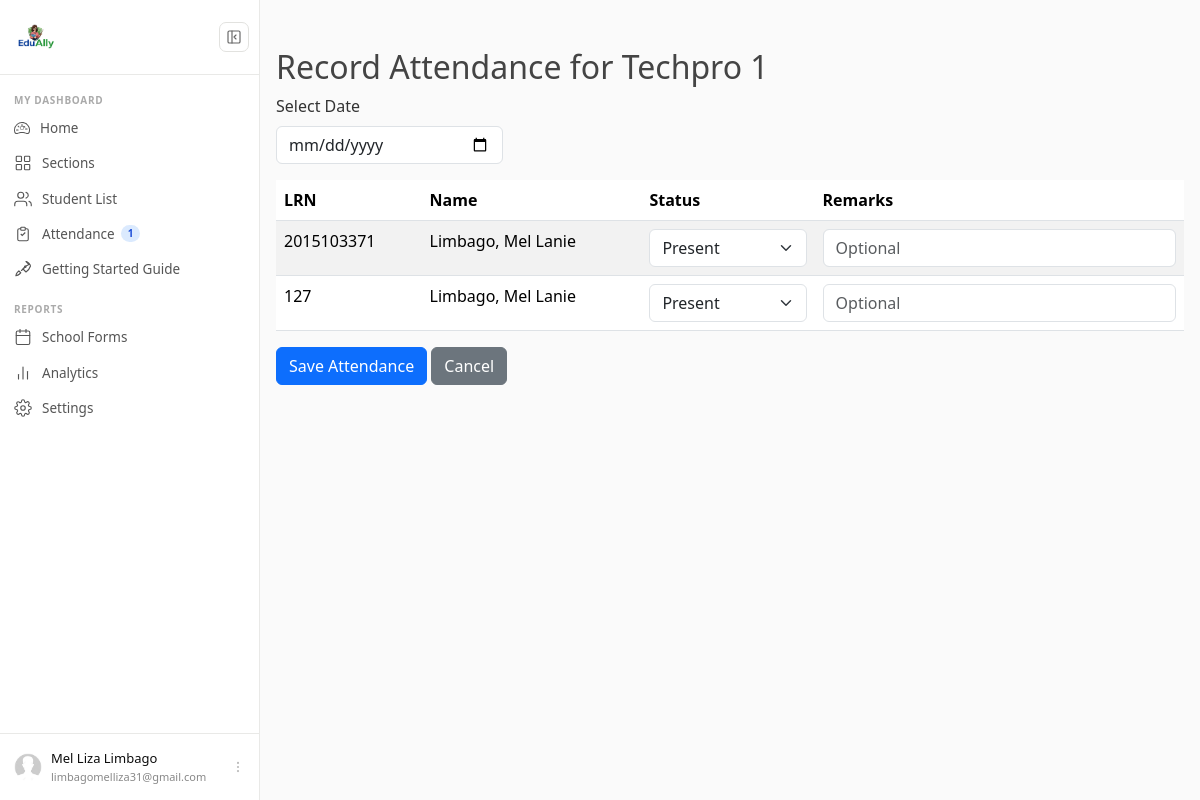
Page /section/detail/4/attendance/record/ (signed in) on the committed database.
### users/models.py (models this page shows, shortened)
class Profile(models.Model):
    user = models.OneToOneField(User, on_delete=models.CASCADE)
    image = models.ImageField(default='default.jpg', upload_to='profile_pics')
    middle_name = models.CharField(max_length=150, blank=True)
    has_seen_guide = models.BooleanField(default=False)

### sections/models.py (models this page shows, shortened)
class Section(models.Model):
    adviser = models.ForeignKey(User, on_delete=models.CASCADE)
    name = models.CharField(max_length=20, null=True)
    grade_level = models.CharField(max_length=2,choices=GRADE_LEVEL_CHOICES,null=True,blank=True)
    class_type = models.CharField(max_length=100, choices=CLASS_TYPE_CHOICES, default='JHS',null=True)
    is_adviser = models.BooleanField(default=True)
    is_subject_teacher = models.BooleanField(default=False)
    school_name=models.CharField(max_length=100, verbose_name="School Name")
    school_id=models.CharField(max_length=50, verbose_name="School ID")
    principal_name = models.CharField(max_length=100, null=True, verbose_name="Principal Name", help_text="for SF9 purposes")
    region = models.CharField(max_length=150)
    division = models.CharField(max_length=150)
    school_year = models.ForeignKey(schoolYear,on_delete=models.CASCADE, limit_choices_to= {'is_active':True}, default='S.Y. 2026-2027')

### enrollment/models.py (models this page shows)
class Enrollment(models.Model):
    section = models.ForeignKey(Section, on_delete=models.CASCADE)
    student = models.ForeignKey(Student, on_delete=models.CASCADE)
    added_by = models.ForeignKey(User, on_delete=models.CASCADE)

### students/models.py (models this page shows, shortened)
class Student(models.Model):
    added_by = models.ForeignKey(User, on_delete=models.CASCADE)
    lrn = models.CharField(max_length=20)
    first_name = models.CharField(max_length=100)
    middle_name = models.CharField(max_length=100,null=True,blank=True)
    last_name = models.CharField(max_length=100)
    complete_name = models.CharField(max_length=100)
    gender = models.CharField(max_length=10, choices=Gender_Choices, default='F')
    date_of_birth = models.DateField()
    age = models.IntegerField(null=True,blank=True, help_text="Manually input the age for SF9 purposes")
    birth_cert = models.CharField(max_length=5, choices=Birthcert_Choices, default='Y')
    class Meta:
        unique_together = ['added_by', 'lrn']

### attendance/views.py (the view)
# urls.py: path('record/', record_attendance, name='attendance-record'),
@login_required
def record_attendance(request, section_pk):
    section = get_object_or_404(Section, pk=section_pk)
    enrollments = Enrollment.objects.filter(section=section).select_related('student').order_by(
        'student__last_name',
        'student__gender',)
    selected_date = request.GET.get('date', '')
    selected_term = request.GET.get('term', '')
    existing_attendance = {}
    if enrollments:
        if selected_date:
            attendances = Attendance.objects.filter(
                enrollment__section=section,
                date=selected_date
            )
            existing_attendance = {
                a.enrollment.pk: a for a in attendances
            }
    else:
        messages.error(request, "Cannot record attendance. There are no students currently enrolled in this section")
        return redirect(reverse('section-detail', kwargs={'pk': section_pk}) + '#attendance')
    return render(request, 'attendance/record_attendance.html', {
        'section': section,
        'enrollments': enrollments,
        'existing_attendance': existing_attendance,
        'selected_date': selected_date,
        'selected_term': selected_term,
        'terms': Term.objects.all(),
    })

### attendance/context_processors.py (called while the page is built)
def attendance_alerts(request):
    if not request.user.is_authenticated:
        return {}
    today = datetime.date.today()
    unrecorded_count = 0
    adviser_sections = Section.objects.filter(
        adviser=request.user,
        is_adviser=True
    )
    for section in adviser_sections:
        has_students = Enrollment.objects.filter(
            section=section
        ).exists()
        if has_students:
            recorded = Attendance.objects.filter(
                enrollment__section=section,
                date=today
            ).exists()
            if not recorded:
                unrecorded_count += 1
    return {
        'unrecorded_count': unrecorded_count
    }

### attendance/templatetags/attendance_filters.py (called while the page is built)
@register.filter
def get_item(dictionary, key):
    return dictionary.get(key)

### attendance/templates/attendance/record_attendance.html (shortened to what this page needs)
{% extends 'users/base.html' %}
{% load attendance_filters %}
{% block content %}
<h2>Record Attendance for {{ section.name }}</h2>
<form method="POST" action="{% url 'attendance-create' section.pk %}">
    <div class="mb-3 w-25">
        <label class="form-label">Select Date</label>
        <input type="date"
               name="date"
               class="form-control"
               value="{{ selected_date }}"
               required>
    </div>
    <table class="table table-striped">
        <thead>
            <tr>
                <th>LRN</th>
                <th>Name</th>
                <th>Status</th>
                <th>Remarks</th>
            </tr>
        </thead>
        <tbody>
            {% for enrollment in enrollments %}
            {% with att=existing_attendance|get_item:enrollment.pk %}
            <tr>
                <td>{{ enrollment.student.lrn }}</td>
                <td>{{ enrollment.student.last_name }},
                    {{ enrollment.student.first_name }}</td>
                <td>
                    <select name="status_{{ enrollment.pk }}"
                            class="form-select">
                        <option value="P"
                            {% if att.status == 'P' %}selected
                            {% elif not att %}selected
                            {% endif %}>
                            Present
                        </option>
                    </select>
                </td>
                <td>
                    <input type="text"
                        name="remarks_{{ enrollment.pk }}"
                        class="form-control"
                        placeholder="Optional"
                        value="{{ att.remarks|default:'' }}">
                </td>
            </tr>
            {% endwith %}
            {% endfor %}
        </tbody>
    </table>
    <button type="submit" class="btn btn-primary">
        Save Attendance
    </button>
    <a href="{% url 'section-detail' section.pk %}#attendance"
       class="btn btn-secondary">
        Cancel
    </a>
</form>
{% endblock %}

### users/templates/partials/_sidebar.html (shortened to what this page needs)
{% load static %}
{% if user.is_authenticated %}
<div id="cs-sidebar">
  <div class="cs-top">
    <div class="cs-brand">
      <span class="cs-brand-name"><a class="navbar-brand d-flex" href="/">
        <img src="/media/logo.png" alt="Logo" class="me-2" style="height: 50px; width: auto;">
      </a></span>
    </div>
    <button class="cs-toggle-btn" id="cs-toggle" type="button" aria-label="Toggle sidebar">
      <svg width="16" height="16" viewBox="0 0 24 24" fill="none" stroke="currentColor" stroke-width="1.75" stroke-linecap="round" stroke-linejoin="round">
        <rect x="3" y="3" width="18" height="18" rx="2"/>
        <path d="M9 3v18"/>
        <path class="cs-arrow" d="M15 9l-3 3 3 3"/>
      </svg>
    </button>
  </div>
  <nav class="cs-nav">
    <div class="cs-section-label">MY DASHBOARD</div>
    <ul>
      <li>
          <a class="cs-link
              "
            href="{% url 'dashboard' %}">
              <span class="cs-label">
                  Home
              </span>
          </a>
      </li>
      <li>
        <a class="cs-link {% if request.resolver_match.url_name == 'section-home' %}active{% endif %}"
           href="{% url 'section-home' %}">
          <span class="cs-label">Sections</span>
        </a>
      </li>
      <li>
        <a class="cs-link {% if request.resolver_match.url_name == 'student-home' %}active{% endif %}"
           href="{% url 'student-home' %}">
          <svg class="cs-icon" viewBox="0 0 24 24" fill="none" stroke="currentColor" stroke-width="1.5" stroke-linecap="round" stroke-linejoin="round" aria-hidden="true">
            <path d="M17 21v-2a4 4 0 0 0-4-4H5a4 4 0 0 0-4 4v2"/>
            <circle cx="9" cy="7" r="4"/>
            <path d="M23 21v-2a4 4 0 0 0-3-3.87M16 3.13a4 4 0 0 1 0 7.75"/>
          </svg>
          <span class="cs-label">Student List</span>
        </a>
      </li>
      <li>
        <a class="cs-link
            "
          href="{% url 'attendance-sections' %}">
            <svg class="cs-icon" viewBox="0 0 24 24" fill="none"
                stroke="currentColor" stroke-width="1.5">
                <path d="M9 5H7a2 2 0 0 0-2 2v12a2 2 0 0 0 2 2h10
                        a2 2 0 0 0 2-2V7a2 2 0 0 0-2-2h-2"/>
                <rect x="9" y="3" width="6" height="4" rx="1"/>
                <path d="M9 12l2 2 4-4"/>
            </svg>
            <span class="cs-label">
                Attendance
                {% if unrecorded_count > 0 %}
                <span class="cs-badge">{{ unrecorded_count }}</span>
                {% endif %}
            </span>
        </a>
    </li>
      <li>
        <a class="cs-link" href="{% url 'getting-started' %}">
          <span class="cs-label">Getting Started Guide </span>
        </a>
      </li>
    </ul>
    <div class="cs-section-label">REPORTS</div>
    <ul>
      <li>
        <a class="cs-link" href="{% url 'coming-soon' %}?feature=School Forms&progress=45">
          <span class="cs-label">School Forms</span>
        </a>
      </li>
      <li>
        <a class="cs-link" href="{% url 'coming-soon' %}?feature=Analytics&progress=30">
          <svg class="cs-icon" viewBox="0 0 24 24" fill="none" stroke="currentColor" stroke-width="1.5" stroke-linecap="round" stroke-linejoin="round" aria-hidden="true">
            <line x1="18" y1="20" x2="18" y2="10"/>
            <line x1="12" y1="20" x2="12" y2="4"/>
            <line x1="6" y1="20" x2="6" y2="14"/>
          </svg>
          <span class="cs-label">Analytics</span>
        </a>
      </li>
      <li>
        <a class="cs-link {% if request.resolver_match.url_name == 'profile' %}active{% endif %}"
           href="{% url 'profile' %}">
          <span class="cs-label">Settings</span>
        </a>
      </li>
    </ul>
  </nav>
  <div class="cs-footer">
    <div class="dropup">
      <button class="cs-user-btn" type="button" data-bs-toggle="dropdown" aria-expanded="false">
        <img class="cs-avatar" src="{{ user.profile.image.url }}" alt="{{ user.get_full_name }}">
        <div class="cs-user-info">
          <div class="cs-user-name">{{ user.first_name }} {{ user.last_name }}</div>
          <div class="cs-user-email">{{ user.email }}</div>
        </div>
        <svg class="cs-dots" width="14" height="14" viewBox="0 0 24 24" fill="none" stroke="currentColor" stroke-width="1.75" stroke-linecap="round" aria-hidden="true">
          <circle cx="12" cy="5" r="1"/><circle cx="12" cy="12" r="1"/><circle cx="12" cy="19" r="1"/>
        </svg>
      </button>
    </div>
  </div>
</div>
{% endif %}

### users/static/users/main.css (style rules this page uses)
body { background: #fafafa; color: #333333; }
h1, h2, h3, h4, h5, h6 { color: #444444; }
ul { margin: 0; }

### users/static/css/sidebar.css (style rules this page uses)
#cs-sidebar *, #cs-sidebar *::before, #cs-sidebar *::after { box-sizing: border-box; }
#cs-sidebar { width: 260px; min-width: 260px; height: 100vh; position: sticky; top: 0; background: #fff; border-right: 1px solid #e9e9e7; display: flex; flex-direction: column; transition: width 0.25s cubic-bezier(0.4,0,0.2,1), min-width 0.25s cubic-bezier(0.4,0,0.2,1); overflow: hidden; z-index: 100; flex-shrink: 0; }
.cs-top { display: flex; align-items: center; justify-content: space-between; gap: 8px; padding: 12px 10px; border-bottom: 1px solid #e9e9e7; min-height: 54px; }
.cs-brand { display: flex; align-items: center; gap: 9px; overflow: hidden; min-width: 0; }
.cs-brand-name { font-size: 14px; font-weight: 600; color: #0d0d0d; white-space: nowrap; opacity: 1; transition: opacity 0.15s; }
.cs-toggle-btn { width: 30px; height: 30px; min-width: 30px; padding: 0; background: transparent; border: 1px solid #e2e2df; border-radius: 7px; display: flex; align-items: center; justify-content: center; cursor: pointer; color: #666; transition: background 0.12s; }
.cs-nav { flex: 1; overflow-y: auto; overflow-x: hidden; padding: 8px 6px 4px; }
.cs-nav ul { list-style: none; padding: 0; margin: 0 0 6px; }
.cs-section-label { padding: 10px 8px 3px; font-size: 10px; font-weight: 600; letter-spacing: 0.07em; color: #aaa; white-space: nowrap; overflow: hidden; transition: opacity 0.15s, height 0.25s, padding 0.25s; }
.cs-link { display: flex; align-items: center; gap: 10px; padding: 7px 8px; border-radius: 7px; text-decoration: none; color: #555; font-size: 13.5px; font-weight: 400; white-space: nowrap; overflow: hidden; transition: background 0.1s, color 0.1s; position: relative; margin-bottom: 1px; }
.cs-icon { width: 18px; height: 18px; min-width: 18px; flex-shrink: 0; }
.cs-label { flex: 1; overflow: hidden; text-overflow: ellipsis; display: flex; align-items: center; gap: 6px; opacity: 1; transition: opacity 0.15s; }
.cs-badge { font-size: 10px; font-weight: 600; background: #dbeafe; color: #1d4ed8; padding: 1px 7px; border-radius: 99px; }
.cs-footer { border-top: 1px solid #e9e9e7; padding: 8px 6px; }
.cs-user-btn { display: flex; align-items: center; gap: 9px; padding: 7px 8px; border-radius: 7px; width: 100%; background: transparent; border: none; cursor: pointer; overflow: hidden; transition: background 0.12s; text-align: left; }
.cs-avatar { width: 28px !important; height: 28px !important; min-width: 28px !important; border-radius: 50% !important; object-fit: cover !important; flex-shrink: 0 !important; display: block !important; }
.cs-user-info { flex: 1; overflow: hidden; min-width: 0; opacity: 1; transition: opacity 0.15s; }
.cs-user-name { font-size: 13px; font-weight: 500; color: #0d0d0d; white-space: nowrap; overflow: hidden; text-overflow: ellipsis; }
.cs-user-email { font-size: 11px; color: #888; white-space: nowrap; overflow: hidden; text-overflow: ellipsis; }
.cs-dots { flex-shrink: 0; color: #bbb; opacity: 1; transition: opacity 0.15s; }

### rows in the picture
Section: name "Techpro 1"
Enrollment: student.lrn "2015103371", student.last_name "Limbago", student.first_name "Mel Lanie", id "Present"
Enrollment: student.lrn "127", student.last_name "Limbago", student.first_name "Mel Lanie", id "Present"

### other values in the picture
{{ unrecorded_count }} "1"
{{ user.first_name }} "Mel Liza"
{{ user.last_name }} "Limbago"
{{ user.email }} "limbagomelliza31@gmail.com"
